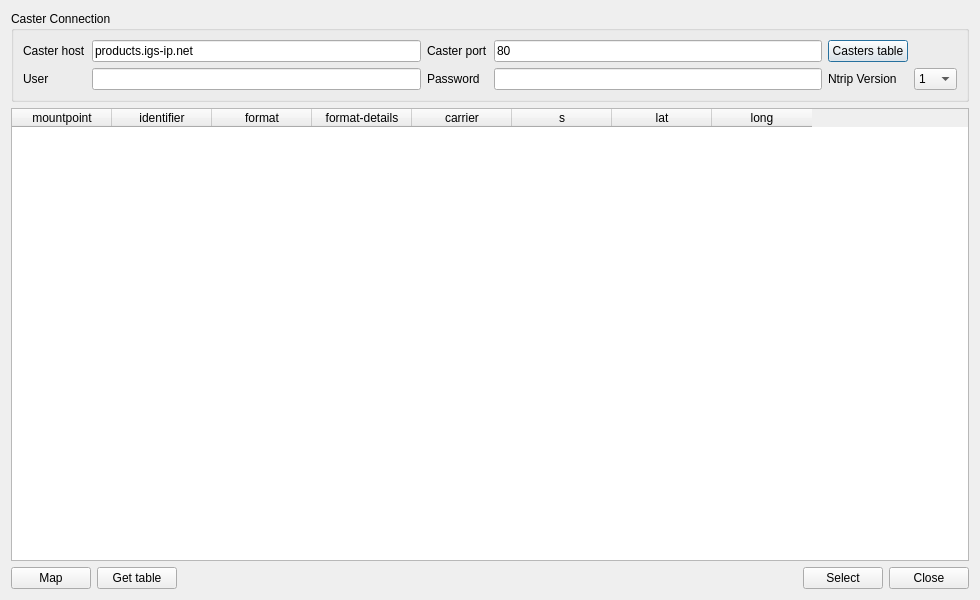
<?xml version="1.0" encoding="UTF-8"?>
<ui version="4.0">
 <class>AddNtripCasterDialog</class>
 <widget class="QDialog" name="AddNtripCasterDialog">
  <property name="geometry">
   <rect>
    <x>0</x>
    <y>0</y>
    <width>980</width>
    <height>600</height>
   </rect>
  </property>
  <property name="windowTitle">
   <string>Add Streams from Caster</string>
  </property>
  <layout class="QVBoxLayout" name="rootLayout">
   <item>
    <widget class="QGroupBox" name="connectionGroupBox">
     <property name="title">
      <string>Caster Connection</string>
     </property>
     <layout class="QGridLayout" name="connectionGridLayout">
      <item row="0" column="0">
       <widget class="QLabel" name="hostLabel">
        <property name="text">
         <string>Caster host</string>
        </property>
       </widget>
      </item>
      <item row="0" column="1">
       <widget class="QLineEdit" name="hostEdit">
        <property name="text">
         <string>products.igs-ip.net</string>
        </property>
       </widget>
      </item>
      <item row="0" column="2">
       <widget class="QLabel" name="portLabel">
        <property name="text">
         <string>Caster port</string>
        </property>
       </widget>
      </item>
      <item row="0" column="3">
       <widget class="QLineEdit" name="portEdit">
        <property name="text">
         <string>80</string>
        </property>
       </widget>
      </item>
      <item row="0" column="4">
       <widget class="QPushButton" name="casterPresetButton">
        <property name="text">
         <string>Casters table</string>
        </property>
       </widget>
      </item>
      <item row="1" column="0">
       <widget class="QLabel" name="userLabel">
        <property name="text">
         <string>User</string>
        </property>
       </widget>
      </item>
      <item row="1" column="1">
       <widget class="QLineEdit" name="userEdit"/>
      </item>
      <item row="1" column="2">
       <widget class="QLabel" name="passwordLabel">
        <property name="text">
         <string>Password</string>
        </property>
       </widget>
      </item>
      <item row="1" column="3">
       <widget class="QLineEdit" name="passEdit">
        <property name="echoMode">
         <enum>QLineEdit::EchoMode::Password</enum>
        </property>
       </widget>
      </item>
      <item row="1" column="4">
       <widget class="QLabel" name="ntripVersionLabel">
        <property name="text">
         <string>Ntrip Version</string>
        </property>
       </widget>
      </item>
      <item row="1" column="5">
       <widget class="QComboBox" name="ntripVersionCombo">
        <item>
         <property name="text">
          <string>1</string>
         </property>
        </item>
        <item>
         <property name="text">
          <string>2</string>
         </property>
        </item>
        <item>
         <property name="text">
          <string>2s</string>
         </property>
        </item>
       </widget>
      </item>
     </layout>
    </widget>
   </item>
   <item>
    <widget class="QTableWidget" name="sourceTableWidget">
     <property name="editTriggers">
      <set>QAbstractItemView::EditTrigger::NoEditTriggers</set>
     </property>
     <property name="selectionMode">
      <enum>QAbstractItemView::SelectionMode::ExtendedSelection</enum>
     </property>
     <property name="selectionBehavior">
      <enum>QAbstractItemView::SelectionBehavior::SelectRows</enum>
     </property>
     <property name="sortingEnabled">
      <bool>true</bool>
     </property>
     <column>
      <property name="text">
       <string>mountpoint</string>
      </property>
     </column>
     <column>
      <property name="text">
       <string>identifier</string>
      </property>
     </column>
     <column>
      <property name="text">
       <string>format</string>
      </property>
     </column>
     <column>
      <property name="text">
       <string>format-details</string>
      </property>
     </column>
     <column>
      <property name="text">
       <string>carrier</string>
      </property>
     </column>
     <column>
      <property name="text">
       <string>s</string>
      </property>
     </column>
     <column>
      <property name="text">
       <string>lat</string>
      </property>
     </column>
     <column>
      <property name="text">
       <string>long</string>
      </property>
     </column>
    </widget>
   </item>
   <item>
    <layout class="QHBoxLayout" name="footerLayout">
     <item>
      <widget class="QPushButton" name="mapButton">
       <property name="text">
        <string>Map</string>
       </property>
      </widget>
     </item>
     <item>
      <widget class="QPushButton" name="getTableButton">
       <property name="text">
        <string>Get table</string>
       </property>
      </widget>
     </item>
     <item>
      <spacer name="footerSpacer">
       <property name="orientation">
        <enum>Qt::Orientation::Horizontal</enum>
       </property>
       <property name="sizeHint" stdset="0">
        <size>
         <width>40</width>
         <height>20</height>
        </size>
       </property>
      </spacer>
     </item>
     <item>
      <widget class="QPushButton" name="selectButton">
       <property name="text">
        <string>Select</string>
       </property>
      </widget>
     </item>
     <item>
      <widget class="QPushButton" name="closeButton">
       <property name="text">
        <string>Close</string>
       </property>
      </widget>
     </item>
    </layout>
   </item>
  </layout>
 </widget>
 <resources/>
 <connections/>
</ui>
